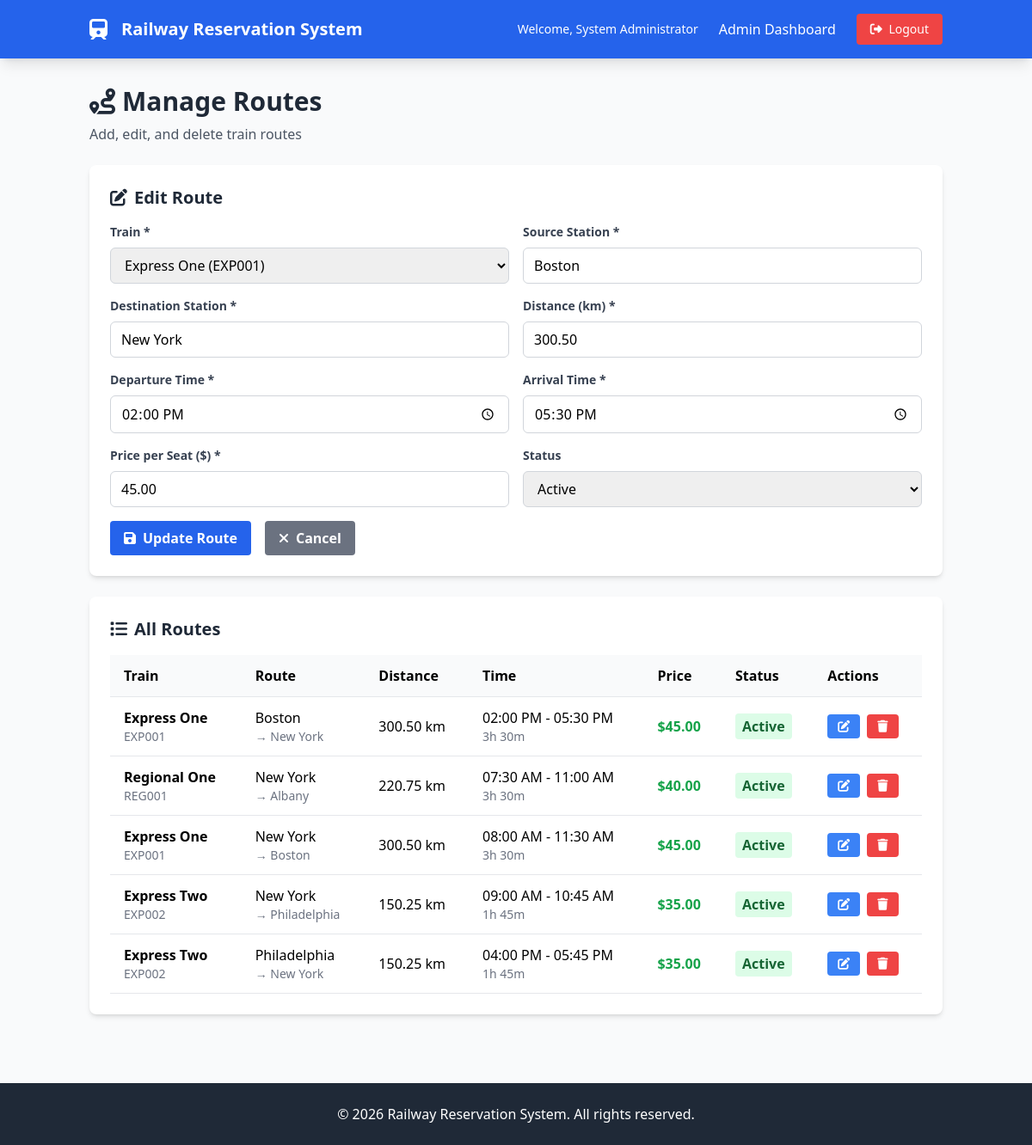
/admin/routes.php?edit=2 (signed in), run on the app's committed database.
### tables this page shows
CREATE TABLE routes (
    id INT AUTO_INCREMENT PRIMARY KEY,
    train_id INT NOT NULL,
    source_station VARCHAR(100) NOT NULL,
    destination_station VARCHAR(100) NOT NULL,
    distance_km DECIMAL(8,2) NOT NULL,
    departure_time TIME NOT NULL,
    arrival_time TIME NOT NULL,
    price_per_seat DECIMAL(8,2) NOT NULL,
    status ENUM('active', 'inactive') NOT NULL DEFAULT 'active',
    created_at TIMESTAMP DEFAULT CURRENT_TIMESTAMP,
    updated_at TIMESTAMP DEFAULT CURRENT_TIMESTAMP ON UPDATE CURRENT_TIMESTAMP,
    FOREIGN KEY (train_id) REFERENCES trains(id) ON DELETE CASCADE
);

CREATE TABLE trains (
    id INT AUTO_INCREMENT PRIMARY KEY,
    train_number VARCHAR(20) UNIQUE NOT NULL,
    train_name VARCHAR(100) NOT NULL,
    total_seats INT NOT NULL DEFAULT 100,
    available_seats INT NOT NULL DEFAULT 100,
    status ENUM('active', 'inactive') NOT NULL DEFAULT 'active',
    created_at TIMESTAMP DEFAULT CURRENT_TIMESTAMP,
    updated_at TIMESTAMP DEFAULT CURRENT_TIMESTAMP ON UPDATE CURRENT_TIMESTAMP
);

### includes/route.php (called while the page is built, shortened)
<?php
require_once __DIR__ . '/database.php';
class Route {
    private $db;
    public function __construct() {
        $this->db = new Database();
    }
    public function getAllRoutes() {
        try {
            $stmt = $this->db->prepare("
                SELECT r.*, t.train_name, t.train_number
                FROM routes r
                JOIN trains t ON r.train_id = t.id
                ORDER BY r.source_station, r.destination_station
            ");
            $stmt->execute();
            return $stmt->fetchAll();
        } catch(PDOException $e) {
            error_log("Get routes error: " . $e->getMessage());
            return [];
        }
    }
    public function getRouteById($id) {
        try {
            $stmt = $this->db->prepare("
                SELECT r.*, t.train_name, t.train_number
                FROM routes r
                JOIN trains t ON r.train_id = t.id
                WHERE r.id = ?
            ");
            $stmt->execute([$id]);
            return $stmt->fetch();
        } catch(PDOException $e) {
            error_log("Get route error: " . $e->getMessage());
            return false;
        }
    }
}
?>

### includes/database.php (called while the page is built, shortened)
<?php
class Database {
    private $host = DB_HOST;
    private $db_name = DB_NAME;
    private $username = DB_USER;
    private $password = DB_PASS;
    public function connect() {
        $this->conn = null;
        try {
            $this->conn = new PDO(
                "mysql:host=" . $this->host . ";dbname=" . $this->db_name,
                $this->username,
                $this->password
            );
            $this->conn->setAttribute(PDO::ATTR_ERRMODE, PDO::ERRMODE_EXCEPTION);
            $this->conn->setAttribute(PDO::ATTR_DEFAULT_FETCH_MODE, PDO::FETCH_ASSOC);
        } catch(PDOException $e) {
            echo "Connection error: " . $e->getMessage();
        }
        return $this->conn;
    }
    public function prepare($sql) {
        return $this->connect()->prepare($sql);
    }
}
?>

### includes/train.php (called while the page is built, shortened)
<?php
require_once __DIR__ . '/database.php';
class Train {
    private $db;
    public function __construct() {
        $this->db = new Database();
    }
    public function getAllTrains() {
        try {
            $stmt = $this->db->prepare("SELECT * FROM trains ORDER BY train_number");
            $stmt->execute();
            return $stmt->fetchAll();
        } catch(PDOException $e) {
            error_log("Get trains error: " . $e->getMessage());
            return [];
        }
    }
}
?>

### includes/functions.php (called while the page is built, shortened)
<?php
function formatCurrency($amount) {
    return '$' . number_format($amount, 2);
}
function formatTime($time) {
    return date('h:i A', strtotime($time));
}
function timeToMinutes($time) {
    $parts = explode(':', $time);
    return ($parts[0] * 60) + $parts[1];
}
function calculateDuration($departure, $arrival) {
    $dep = timeToMinutes($departure);
    $arr = timeToMinutes($arrival);
    $duration = $arr - $dep;
    $hours = floor($duration / 60);
    $minutes = $duration % 60;
    return sprintf("%dh %dm", $hours, $minutes);
}
?>

### admin/routes.php (the view, shortened to what this page needs)
<?php
require_once '../includes/functions.php';
require_once '../includes/route.php';
require_once '../includes/train.php';
$route = new Route();
$train = new Train();
$routes = $route->getAllRoutes();
$trains = $train->getAllTrains();
$editing_route = null;
if (isset($_GET['edit'])) {
    $editing_route = $route->getRouteById((int)$_GET['edit']);
}
$content = '
<div class="mb-6">
    <h1 class="text-3xl font-bold text-gray-800">
        <i class="fas fa-route mr-2"></i>Manage Routes
    </h1>
    <p class="text-gray-600 mt-2">Add, edit, and delete train routes</p>
</div>';
if ($editing_route) {
    $content .= '
<div class="bg-white rounded-lg shadow-md p-6 mb-6">
    <h2 class="text-xl font-bold mb-4 text-gray-800">
        <i class="fas fa-edit mr-2"></i>Edit Route
    </h2>
    <form method="POST" action="">
        <input type="hidden" name="action" value="update">
        <input type="hidden" name="route_id" value="' . $editing_route['id'] . '">
        <div class="grid grid-cols-1 md:grid-cols-2 gap-4">
            <div>
                <label for="train_id" class="block text-gray-700 text-sm font-bold mb-2">Train *</label>
                <select id="train_id" name="train_id" required
                        class="w-full px-3 py-2 border border-gray-300 rounded-md focus:outline-none focus:ring-2 focus:ring-blue-500">
                    <option value="">Select Train</option>';
                    foreach ($trains as $t) {
                        $selected = $t['id'] == $editing_route['train_id'] ? 'selected' : '';
                        $content .= '<option value="' . $t['id'] . '" ' . $selected . '>' . htmlspecialchars($t['train_name']) . ' (' . htmlspecialchars($t['train_number']) . ')</option>';
                    }
    $content .= '
                </select>
            </div>
            <div>
                <label for="source_station" class="block text-gray-700 text-sm font-bold mb-2">Source Station *</label>
                <input type="text" id="source_station" name="source_station" required
                       value="' . htmlspecialchars($editing_route['source_station']) . '"
                       class="w-full px-3 py-2 border border-gray-300 rounded-md focus:outline-none focus:ring-2 focus:ring-blue-500">
            </div>
            <div>
                <label for="destination_station" class="block text-gray-700 text-sm font-bold mb-2">Destination Station *</label>
                <input type="text" id="destination_station" name="destination_station" required
                       value="' . htmlspecialchars($editing_route['destination_station']) . '"
                       class="w-full px-3 py-2 border border-gray-300 rounded-md focus:outline-none focus:ring-2 focus:ring-blue-500">
            </div>
            <div>
                <label for="distance_km" class="block text-gray-700 text-sm font-bold mb-2">Distance (km) *</label>
                <input type="number" id="distance_km" name="distance_km" required step="0.01" min="0.01"
                       value="' . $editing_route['distance_km'] . '"
                       class="w-full px-3 py-2 border border-gray-300 rounded-md focus:outline-none focus:ring-2 focus:ring-blue-500">
            </div>
            <div>
                <label for="departure_time" class="block text-gray-700 text-sm font-bold mb-2">Departure Time *</label>
                <input type="time" id="departure_time" name="departure_time" required
                       value="' . $editing_route['departure_time'] . '"
                       class="w-full px-3 py-2 border border-gray-300 rounded-md focus:outline-none focus:ring-2 focus:ring-blue-500">
            </div>
            <div>
                <label for="arrival_time" class="block text-gray-700 text-sm font-bold mb-2">Arrival Time *</label>
                <input type="time" id="arrival_time" name="arrival_time" required
                       value="' . $editing_route['arrival_time'] . '"
                       class="w-full px-3 py-2 border border-gray-300 rounded-md focus:outline-none focus:ring-2 focus:ring-blue-500">
            </div>
            <div>
                <label for="price_per_seat" class="block text-gray-700 text-sm font-bold mb-2">Price per Seat ($) *</label>
                <input type="number" id="price_per_seat" name="price_per_seat" required step="0.01" min="0.01"
                       value="' . $editing_route['price_per_seat'] . '"
                       class="w-full px-3 py-2 border border-gray-300 rounded-md focus:outline-none focus:ring-2 focus:ring-blue-500">
            </div>
            <div>
                <label for="status" class="block text-gray-700 text-sm font-bold mb-2">Status</label>
                <select id="status" name="status"
                        class="w-full px-3 py-2 border border-gray-300 rounded-md focus:outline-none focus:ring-2 focus:ring-blue-500">
                    <option value="active" ' . ($editing_route['status'] === 'active' ? 'selected' : '') . '>Active</option>
                    <option value="inactive" ' . ($editing_route['status'] === 'inactive' ? 'selected' : '') . '>Inactive</option>
                </select>
            </div>
        </div>
        <div class="mt-4 flex space-x-4">
            <button type="submit" class="bg-blue-600 hover:bg-blue-700 text-white font-bold py-2 px-4 rounded transition duration-300">
                <i class="fas fa-save mr-2"></i>Update Route
            </button>
            <a href="routes.php" class="bg-gray-500 hover:bg-gray-600 text-white font-bold py-2 px-4 rounded transition duration-300">
                <i class="fas fa-times mr-2"></i>Cancel
            </a>
        </div>
    </form>
</div>';
}
$content .= '
<div class="bg-white rounded-lg shadow-md p-6">
    <h2 class="text-xl font-bold mb-4 text-gray-800">
        <i class="fas fa-list mr-2"></i>All Routes
    </h2>
    <div class="overflow-x-auto">
        <table class="w-full">
            <thead>
                <tr class="border-b bg-gray-50">
                    <th class="text-left py-3 px-4">Train</th>
                    <th class="text-left py-3 px-4">Route</th>
                    <th class="text-left py-3 px-4">Distance</th>
                    <th class="text-left py-3 px-4">Time</th>
                    <th class="text-left py-3 px-4">Price</th>
                    <th class="text-left py-3 px-4">Status</th>
                    <th class="text-left py-3 px-4">Actions</th>
                </tr>
            </thead>
            <tbody>';
if (!empty($routes)) {
    foreach ($routes as $r) {
        $duration = calculateDuration($r['departure_time'], $r['arrival_time']);
        $status_color = $r['status'] === 'active' ? 'green' : 'red';
        $content .= '
                <tr class="border-b hover:bg-gray-50">
                    <td class="py-3 px-4">
                        <div class="font-semibold">' . htmlspecialchars($r['train_name']) . '</div>
                        <div class="text-sm text-gray-500">' . htmlspecialchars($r['train_number']) . '</div>
                    </td>
                    <td class="py-3 px-4">
                        <div>' . htmlspecialchars($r['source_station']) . '</div>
                        <div class="text-sm text-gray-500">→ ' . htmlspecialchars($r['destination_station']) . '</div>
                    </td>
                    <td class="py-3 px-4">' . $r['distance_km'] . ' km</td>
                    <td class="py-3 px-4">
                        <div>' . formatTime($r['departure_time']) . ' - ' . formatTime($r['arrival_time']) . '</div>
                        <div class="text-sm text-gray-500">' . $duration . '</div>
                    </td>
                    <td class="py-3 px-4 font-semibold text-green-600">' . formatCurrency($r['price_per_seat']) . '</td>
                    <td class="py-3 px-4">
                        <span class="bg-' . $status_color . '-100 text-' . $status_color . '-800 font-semibold px-2 py-1 rounded">
                            ' . ucfirst($r['status']) . '
                        </span>
                    </td>
                    <td class="py-3 px-4">
                        <div class="flex space-x-2">
                            <a href="?edit=' . $r['id'] . '" class="bg-blue-500 hover:bg-blue-600 text-white px-3 py-1 rounded text-sm transition duration-300">
                                <i class="fas fa-edit"></i>
                            </a>
                            <form method="POST" action="" class="inline" onsubmit="return confirm(\'Are you sure you want to delete this route?\')">
                                <input type="hidden" name="action" value="delete">
                                <input type="hidden" name="route_id" value="' . $r['id'] . '">
                                <button type="submit" class="bg-red-500 hover:bg-red-600 text-white px-3 py-1 rounded text-sm transition duration-300">
                                    <i class="fas fa-trash"></i>
                                </button>
                            </form>
                        </div>
                    </td>
                </tr>';
    }
} else {
    $content .= '
                <tr>
                    <td colspan="7" class="text-center py-8 text-gray-500">No routes found</td>
                </tr>';
}
$content .= '
            </tbody>
        </table>
    </div>
</div>';
require_once '../includes/header.php';
?>

### data on the page
routes: source_station "Boston", destination_station "New York", distance_km "300.50", departure_time "14:00:00", arrival_time "17:30:00", price_per_seat "45.00", status "Active", train.train_name "Express One", train.train_number "EXP001", departure_time "02:00 PM", arrival_time "05:30 PM", duration "3h 30m", price_per_seat "$45.00"
routes: train.train_name "Regional One", train.train_number "REG001", source_station "New York", destination_station "Albany", distance_km "220.75", departure_time "07:30 AM", arrival_time "11:00 AM", duration "3h 30m", price_per_seat "$40.00", status "Active"
routes: train.train_name "Express One", train.train_number "EXP001", source_station "New York", destination_station "Boston", distance_km "300.50", departure_time "08:00 AM", arrival_time "11:30 AM", duration "3h 30m", price_per_seat "$45.00", status "Active"
routes: train.train_name "Express Two", train.train_number "EXP002", source_station "New York", destination_station "Philadelphia", distance_km "150.25", departure_time "09:00 AM", arrival_time "10:45 AM", duration "1h 45m", price_per_seat "$35.00", status "Active"
routes: train.train_name "Express Two", train.train_number "EXP002", source_station "Philadelphia", destination_station "New York", distance_km "150.25", departure_time "04:00 PM", arrival_time "05:45 PM", duration "1h 45m", price_per_seat "$35.00", status "Active"

### other printed values
$_SESSION['full_name'] "System Administrator"
form field train_id "Express One (EXP001)"
